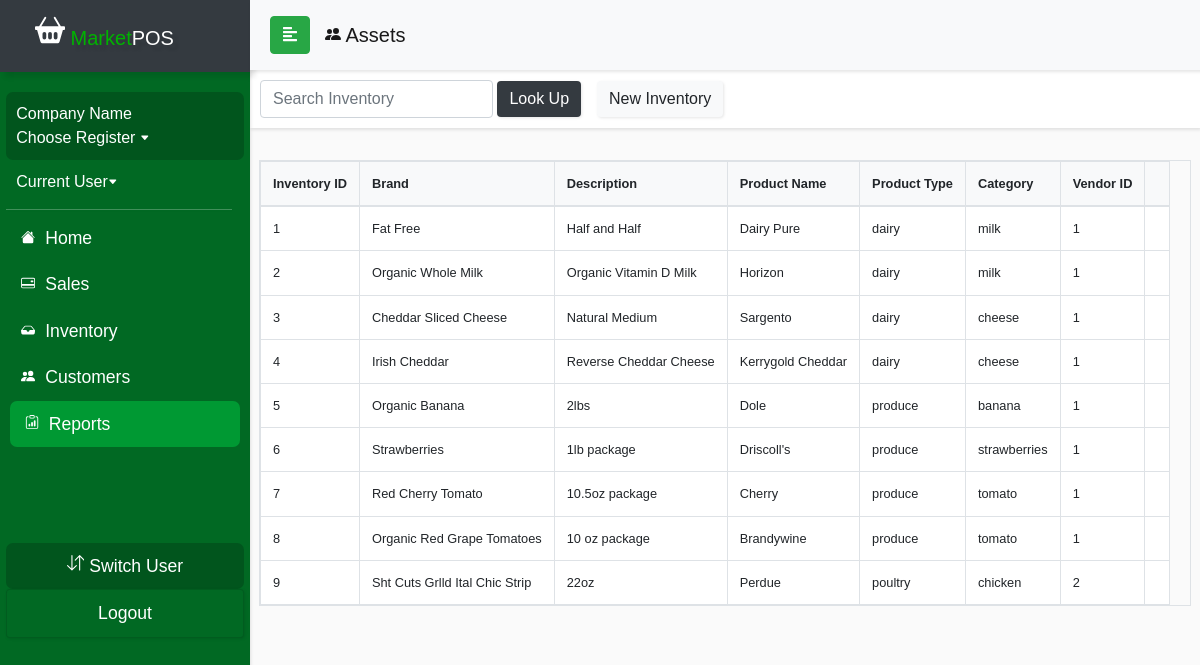
/currentDraft/reportsAssets.php, run on an earlier commit of the app's database.
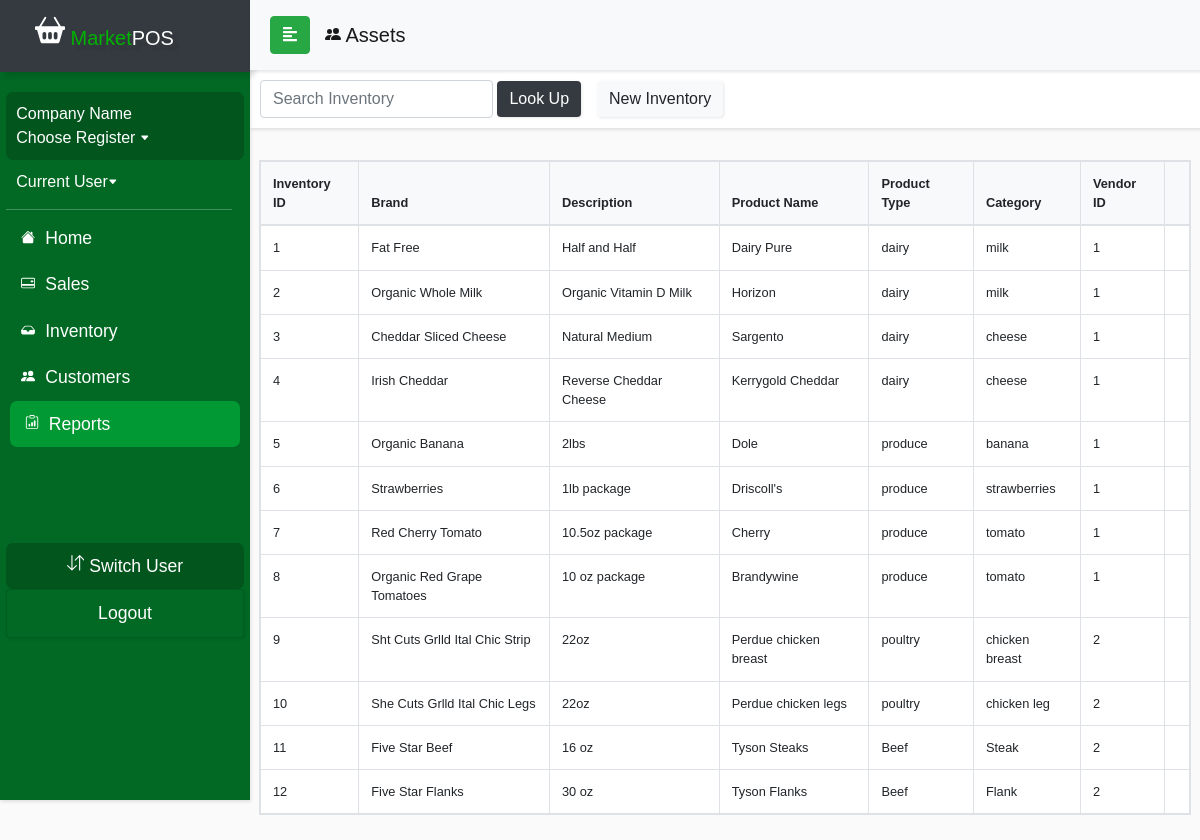
And on a later commit of the database.
### tables this page shows
CREATE TABLE `product_inventory` (
  `product_id` int(11) NOT NULL,
  `brand` varchar(50) NOT NULL,
  `description` varchar(50) NOT NULL,
  `productName` varchar(50) NOT NULL,
  `productType` varchar(50) NOT NULL,
  `productSubType` varchar(50) NOT NULL,
  `unit_price` float NOT NULL,
  `cost` float NOT NULL,
  `in_stock` int(11) NOT NULL,
  `vendor_id` int(11) NOT NULL
);

### currentDraft/reportsAssets.php (the view, shortened to what the changed rows need)
<?php
include_once('sidebarconnect.php');
$query = "SELECT * FROM product_inventory";
$result = mysqli_query($conn, $query);
?>
<!DOCTYPE html>
<html>
<head>
  <link rel="stylesheet" href="css/bootstrap.min.css">
  <link rel="stylesheet" href="userStyle2.css">
  <link rel="stylesheet" href="css/jquery.mCustomScrollbar.min.css">
</head>
<body>
<nav id="sidebar">
    <div class="sidebar-header bg-dark">
      <h1 id="brand"><span><a class="navbar-brand relative-top" href="indexDraft.php">
            <span style="color: #00b300"> Market</span>POS</a></h1>
    </div>
  </nav>
  <div id="content">
    <div class="wrapper mt-3">
      <div class="row px-4 justify-content-center">
        <table class="table table-bordered table-hover mt-3 table-responsive" style="font-size:80%;">
          <thead class="bg-light">
            <tr>
              <th> Inventory ID</th>
              <th> Brand </th>
              <th> Description </th>
              <th> Product Name </th>
              <th> Product Type </th>
              <th> Category </th>
              <th> Vendor ID </th>
              <th> </th>
            </tr>
          </thead>
          <tbody class="bg-white">
            <?php
            if (isset($_POST['submit-search'])) {
              $search = mysqli_real_escape_string($conn, $_POST['product']);
              $sql = "SELECT * FROM product_inventory WHERE productName LIKE '%$search%' OR productType LIKE '%$search%' OR productSubType LIKE '%$search%' OR vendor_id LIKE '%$search%'";
              $result = mysqli_query($conn, $sql);
              $queryResults = mysqli_num_rows($result);
              if ($queryResults > 0) {
                echo "<div class='row mt-3'>There are $queryResults results matching your search</div><br>";
                while ($row = mysqli_fetch_assoc($result)) {
                  echo "<tr><td>" . $row['product_id'] . "</td><td>"
                    . $row['brand'] . "</td><td>" . $row['description'] . "</td><td>" . $row['productName'] . "</td><td>" . $row['productType'] . "</td><td>"
                    . $row['productSubType'] . "</td><td>" . $row['vendor_id'] . "</td><td>";
                }
              } else {
                echo "<div class='row mt-3'>There are no results matching your search</div>";
              }
            } else {
              while ($row = mysqli_fetch_assoc($result)) {
                echo "<tr><td>" . $row['product_id'] . "</td><td>"
                    . $row['brand'] . "</td><td>" . $row['description'] . "</td><td>" . $row['productName'] . "</td><td>" . $row['productType'] . "</td><td>"
                    . $row['productSubType'] . "</td><td>" . $row['vendor_id'] . "</td><td>";
                }
            }
            ?>
          </tbody>
        </table>
      </div>
    </div>
</body>
</html>

What changed in the data, as far as the page shows it:
changed product_inventory "Sht Cuts Grlld Ital Chic Strip": productName "Perdue" → "Perdue chicken breast"; productSubType "chicken" → "chicken breast"
added product_inventory: product_id "10", brand "She Cuts Grlld Ital Chic Legs", description "22oz", productName "Perdue chicken legs", productType "poultry", productSubType "chicken leg", vendor "2"
added product_inventory: product_id "11", brand "Five Star Beef", description "16 oz", productName "Tyson Steaks", productType "Beef", productSubType "Steak", vendor "2"
added product_inventory: product_id "12", brand "Five Star Flanks", description "30 oz", productName "Tyson Flanks", productType "Beef", productSubType "Flank", vendor "2"
